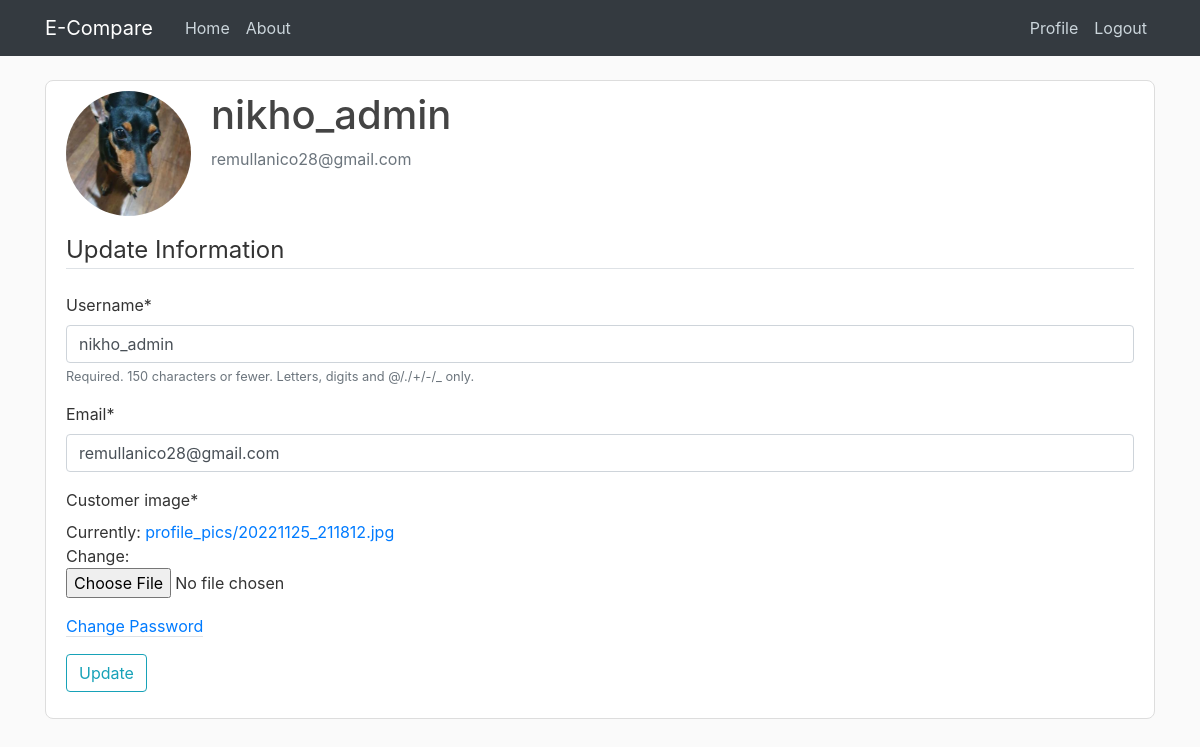
/profile/ (signed in), run on the app's committed database.
### users/models.py (models this page shows, shortened)
class User(AbstractUser):
    class Role(models.TextChoices):
        CUSTOMER = "CUSTOMER", "Customer"
        RETAILER = "RETAILER", "Retailer"
    base_role = Role.CUSTOMER
    role = models.CharField(max_length=50, choices=Role.choices) ###########

class CustomerProfile(models.Model):
    user = models.OneToOneField(User, on_delete=models.CASCADE)
    customer_image = models.ImageField(default='default-profile.jpg', upload_to='profile_pics')

### users/views.py (the view)
# urls.py: path('profile/', user_views.profile, name='profile'),
@login_required
def profile(request):
    if request.method == 'POST':
        user_update = UserUpdateForm(request.POST, instance=request.user)
        customer_profile_update = CustomerProfileUpdateForm(request.POST, request.FILES, instance=request.user.customerprofile)
        if user_update.is_valid() and customer_profile_update.is_valid():
            user_update.save()
            customer_profile_update.save()
            messages.success(request, f'Account has been updated')
            return redirect('profile')
    else:
        user_update = UserUpdateForm(instance=request.user)
        customer_profile_update = CustomerProfileUpdateForm(instance=request.user.customerprofile)
    context = {
        'user_update': user_update,
        'customer_profile_update': customer_profile_update
    }
    return render(request, 'users/profile.html', context)

### users/forms.py
class UserUpdateForm(forms.ModelForm):
    email = forms.EmailField()
    class Meta:
        model = User
        fields = ['username', 'email'] #!!!!!!!!

class CustomerProfileUpdateForm(forms.ModelForm):
    class Meta:
        model = CustomerProfile
        fields = ['customer_image']

### users/templates/users/profile.html (shortened to what this page needs)
{% extends "main/base.html" %}
{% load crispy_forms_tags %}
{% block content %}
    <div class="content-section">
        <div class="media">
            <img class="rounded-circle account-img" src="{{ user.customerprofile.customer_image.url }}">
            <div class="media-body">
                <h2 class="account-heading">{{ user.username }}</h2>
                <p class="text-secondary">{{ user.email }}</p>
            </div>
        </div>
        <form method="POST" enctype="multipart/form-data">
            <fieldset class="form-group">
                <legend class="border-bottom mb-4">Update Information</legend>
                {{ user_update |crispy }}
                {{ customer_profile_update |crispy }}
                <a class="border-bottom mb-4" href="{% url 'change-password' %}">Change Password</a>
            </fieldset>
            <div class="form-group">
                <button class="btn btn-outline-info " type="submit">Update</button>
            </div>
        </form>
{% endblock content %}

### main/static/main/main.css (style rules this page uses)
body { background: #fafafa; color: #333333; margin-top: 5rem; }
h1, h2, h3, h4, h5, h6 { color: #444444; }
.content-section { background: #ffffff; padding: 10px 20px; border: 1px solid #dddddd; border-radius: 8px; margin-bottom: 20px; }
.account-img { height: 125px; width: 125px; margin-right: 20px; margin-bottom: 16px; }
.account-heading { font-size: 2.5rem; }

### main/static/main/secondary.css (style rules this page uses)
:root { --jumbotron-padding-y: 3rem; }

### data on the page
User: customerprofile.customer_image (picture), username "nikho_admin", email "remullanico28@gmail.com"
